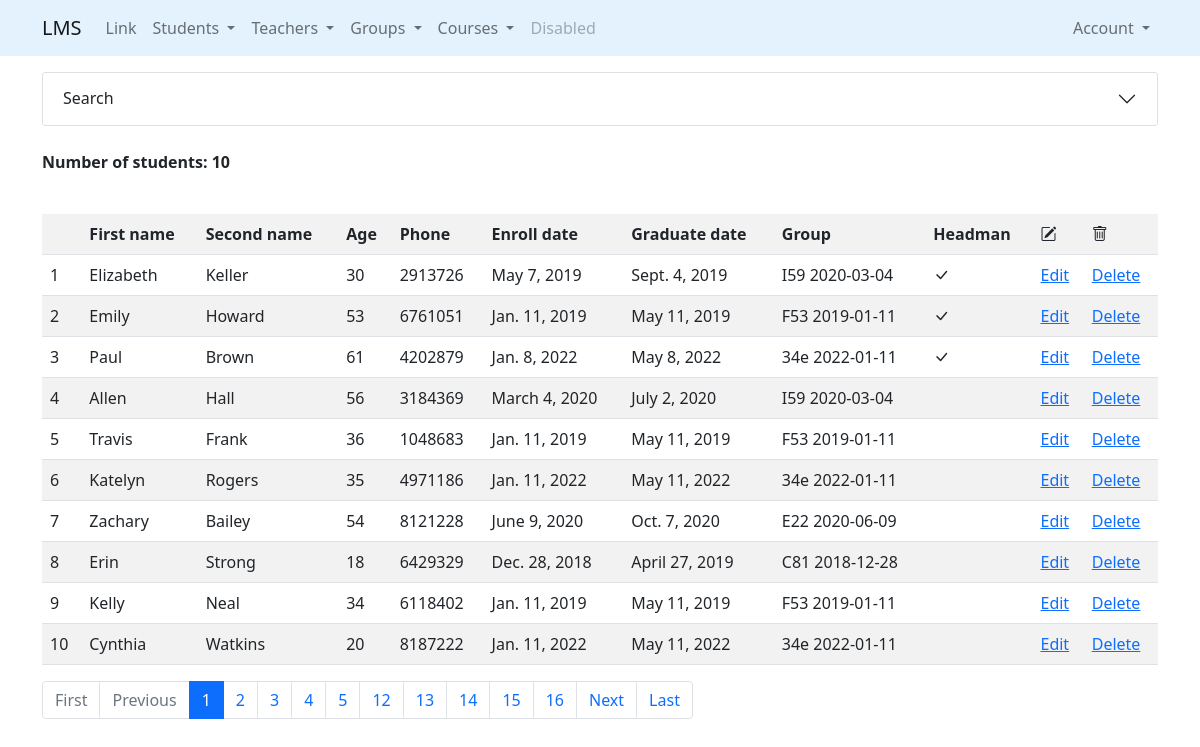
The app's page /students/ (signed in) with its own data.
### students/models.py (models this page shows, shortened)
class Students(Person):
    enroll_date = models.DateField(default=datetime.date.today)
    graduate_date = models.DateField(default=datetime.date.today)
    group = models.ForeignKey(
        "groups.Groups",
        on_delete=models.SET_NULL,
        null=True,
        related_name="students"
    )

### groups/models.py (models this page shows, shortened)
class Groups(models.Model):
    name = models.CharField(max_length=50)
    start_date = models.DateField(default=datetime.date.today)
    create_datetime = models.DateTimeField(auto_now_add=True)
    update_datetime = models.DateTimeField(auto_now=True)
    headman = models.OneToOneField(
        "students.Students",
        on_delete=models.SET_NULL,
        null=True,
        related_name="headman_group"
    )
    teachers = models.ManyToManyField(
        to="teachers.Teacher",
        related_name='groups'
    )
    def __str__(self):
        return f"{self.name} {self.start_date}"

### students/views.py (the view)
# urls.py: path('', StudentsListView.as_view(), name='list'),
class StudentsListView(LoginRequiredMixin, ListView):
    paginate_by = 10
    model = Students
    template_name = "students/list.html"
    def get_filter(self):
        return StudentsFilter(
            data=self.request.GET,
            queryset=self.model.objects.all().select_related("group", "headman_group"))
    def get_queryset(self):
        return self.get_filter().qs
    def get_context_data(self, *, object_list=None, **kwargs):
        context = super().get_context_data(**kwargs)
        context["filter_form"] = self.get_filter().form
        return context

### students/templates/students/list.html (shortened to what this page needs)
{% extends 'base.html' %}
{% load crispy_forms_tags %}
{% block content %}
    {% include "includes/students_search_accordion.html" %}
    <br>
    <p><strong>Number of students: {{ object_list.count }}</strong></p>
    <br>
    {% with list_object=object_list %}
        {% include "includes/students_list_table.html" %}
    {% endwith %}
{% endblock %}

### templates/base.html (shortened to what this page needs)
<!DOCTYPE html>
<html lang="en">
<head>
    <link href="https://cdn.jsdelivr.net/npm/bootstrap@5.1.3/dist/css/bootstrap.min.css" rel="stylesheet">
    <link rel="stylesheet" href="https://cdn.jsdelivr.net/npm/bootstrap-icons@1.7.2/font/bootstrap-icons.css">
</head>
<body>
    {% include 'includes/navbar.html' %}
    <div class="container mt-4 pt-5">
        {% block content %}
        {% endblock %}
        {% if is_paginated %}
            {% include "includes/paginator.html" %}
        {% endif %}
    </div>
</body>
</html>

### templates/includes/navbar.html (shortened to what this page needs)
<nav class="navbar navbar-expand-lg navbar-light fixed-top" style="background-color: #e3f2fd;">
    <div class="container">
        <a class="navbar-brand" href="{% url 'index' %}">LMS</a>
        <div class="collapse navbar-collapse" id="navbarSupportedContent">
            <ul class="navbar-nav me-auto mb-2 mb-lg-0">
                <li class="nav-item">
                    <a class="nav-link" href="#">Link</a>
                </li>
                <li class="nav-item dropdown">
                    <a class="nav-link dropdown-toggle" href="#" id="navbarDropdownStudents" role="button"
                       data-bs-toggle="dropdown" aria-expanded="false">
                        Students
                    </a>
                </li>
                <li class="nav-item dropdown">
                    <a class="nav-link dropdown-toggle" href="#" id="navbarDropdownTeachers" role="button"
                       data-bs-toggle="dropdown" aria-expanded="false">
                        Teachers
                    </a>
                </li>
                <li class="nav-item dropdown">
                    <a class="nav-link dropdown-toggle" href="#" id="navbarDropdownGroups" role="button"
                       data-bs-toggle="dropdown" aria-expanded="false">
                        Groups
                    </a>
                </li>
                <li class="nav-item dropdown">
                    <a class="nav-link dropdown-toggle" href="#" id="navbarDropdownCourses" role="button"
                       data-bs-toggle="dropdown" aria-expanded="false">
                        Courses
                    </a>
                </li>
                <li class="nav-item">
                    <a class="nav-link disabled">Disabled</a>
                </li>
            </ul>
            <div class="d-flex">
                <ul class="navbar-nav me-auto mb-2 mb-lg-0">
                    <li class="nav-item dropdown">
                        <a class="nav-link dropdown-toggle" href="#" id="navbarDropdown"
                           role="button" data-bs-toggle="dropdown" aria-expanded="false">
                            Account
                        </a>
                    </li>
                </ul>
            </div>
        </div>
    </div>
</nav>

### students/templates/includes/students_search_accordion.html (shortened to what this page needs)
{% load crispy_forms_tags %}
<div class="accordion" id="accordionExample">
    <div class="accordion-item">
        <h2 class="accordion-header" id="headingOne">
        <button class="accordion-button collapsed" type="button" data-bs-toggle="collapse" data-bs-target="#collapseOne" aria-expanded="true" aria-controls="collapseOne">
            Search
        </button>
    </h2>
    </div>
</div>

### students/templates/includes/students_list_table.html
 <table class="table table-striped table-hover">
        <tr>
            <th></th>
            <th>First name</th>
            <th>Second name </th>
            <th>Age </th>
            <th>Phone </th>
            <th>Enroll date </th>
            <th>Graduate date </th>
            <th>Group</th>
            <th>Headman</th>
            {% if user.is_authenticated %}
            <th><i class="bi bi-pencil-square"></i></th>
            <th><i class="bi bi-trash"></i></th>
            {% endif %}
        </tr>
    {% for student in list_object %}
        <tr>
            <td>{{forloop.counter0|add:page_obj.start_index }}</td>
            <td>{{student.first_name}}</td>
            <td>{{student.second_name}}</td>
            <td>{{student.age}}</td>
            <td>{% if student.phone_number is not None %}{{student.phone_number}} {% endif %}</td>
            <td>{{student.enroll_date}}</td>
            <td>{{student.graduate_date}}</td>
            <td>{% if student.group is not None %}{{ student.group }} {% endif %}</td>
            <td>{% if student.headman_group %}<i class="bi bi-check-lg"></i>{% endif %}</td>
            {% if user.is_authenticated %}
            <td><a href="{% url 'students:update' student.id %}">Edit</a></td>
            <td><a href="{% url 'students:delete' student.id %}">Delete</a></td>
            {% endif %}
        </tr>
    {% endfor %}
    </table>

### templates/includes/paginator.html (shortened to what this page needs)
<nav>
     <ul class="pagination">
         {% if page_obj.has_previous %}
             <li class="page-item"><a class="page-link" href="?page=1">First</a></li>
             <li class="page-item"><a class="page-link" href="?page={{ page_obj.previous_page_number }}">Previous</a></li>
         {% else %}
             <li class="page-item disabled"><a class="page-link" href="#">First</a></li>
             <li class="page-item disabled"><a class="page-link" href="#">Previous</a></li>
         {% endif %}
         {% if page_obj.number == 1 or page_obj.number == 2 or page_obj.number == page_obj.paginator.num_pages or page_obj.number == page_obj.paginator.num_pages|add:-1 %}
             {% for page_num in page_obj.paginator.page_range %}
             {% if page_num == page_obj.number %}
                 <li class="page-item active"><a class="page-link" href="?page={{ page_num }}">{{ page_num }}</a></li>
             {% elif page_num > page_obj.paginator.num_pages|add:-5 or page_num < 6 %}
                 <li class="page-item"><a class="page-link" href="?page={{ page_num }}">{{ page_num }}</a></li>
             {% endif %}
             {% endfor %}
         {% endif %}
         {% if page_obj.has_next %}
             <li class="page-item"><a class="page-link" href="?page={{ page_obj.next_page_number }}">Next</a></li>
             <li class="page-item"><a class="page-link" href="?page={{ page_obj.paginator.num_pages }}">Last</a></li>
         {% else %}
             <li class="page-item disabled"><a class="page-link" href="#">Next</a></li>
             <li class="page-item disabled"><a class="page-link" href="#">Last</a></li>
         {% endif %}
     </ul>
 </nav>

### records on screen
Students: first_name "Elizabeth", second_name "Keller", age "30", phone_number "2913726", enroll_date "May 7, 2019", graduate_date "Sept. 4, 2019", group "I59 2020-03-04"
Students: first_name "Emily", second_name "Howard", age "53", phone_number "6761051", enroll_date "Jan. 11, 2019", graduate_date "May 11, 2019", group "F53 2019-01-11"
Students: first_name "Paul", second_name "Brown", age "61", phone_number "4202879", enroll_date "Jan. 8, 2022", graduate_date "May 8, 2022", group "34e 2022-01-11"
Students: first_name "Allen", second_name "Hall", age "56", phone_number "3184369", enroll_date "March 4, 2020", graduate_date "July 2, 2020", group "I59 2020-03-04"
Students: first_name "Travis", second_name "Frank", age "36", phone_number "1048683", enroll_date "Jan. 11, 2019", graduate_date "May 11, 2019", group "F53 2019-01-11"
Students: first_name "Katelyn", second_name "Rogers", age "35", phone_number "4971186", enroll_date "Jan. 11, 2022", graduate_date "May 11, 2022", group "34e 2022-01-11"
Students: first_name "Zachary", second_name "Bailey", age "54", phone_number "8121228", enroll_date "June 9, 2020", graduate_date "Oct. 7, 2020", group "E22 2020-06-09"
Students: first_name "Erin", second_name "Strong", age "18", phone_number "6429329", enroll_date "Dec. 28, 2018", graduate_date "April 27, 2019", group "C81 2018-12-28"
Students: first_name "Kelly", second_name "Neal", age "34", phone_number "6118402", enroll_date "Jan. 11, 2019", graduate_date "May 11, 2019", group "F53 2019-01-11"
Students: first_name "Cynthia", second_name "Watkins", age "20", phone_number "8187222", enroll_date "Jan. 11, 2022", graduate_date "May 11, 2022", group "34e 2022-01-11"

### other values on screen
{{ object_list.count }} "10"
{{ page_num }} "1"
{{ page_num }} "2" "3" "4" "5" "12" "13" "14" "15" "16"
